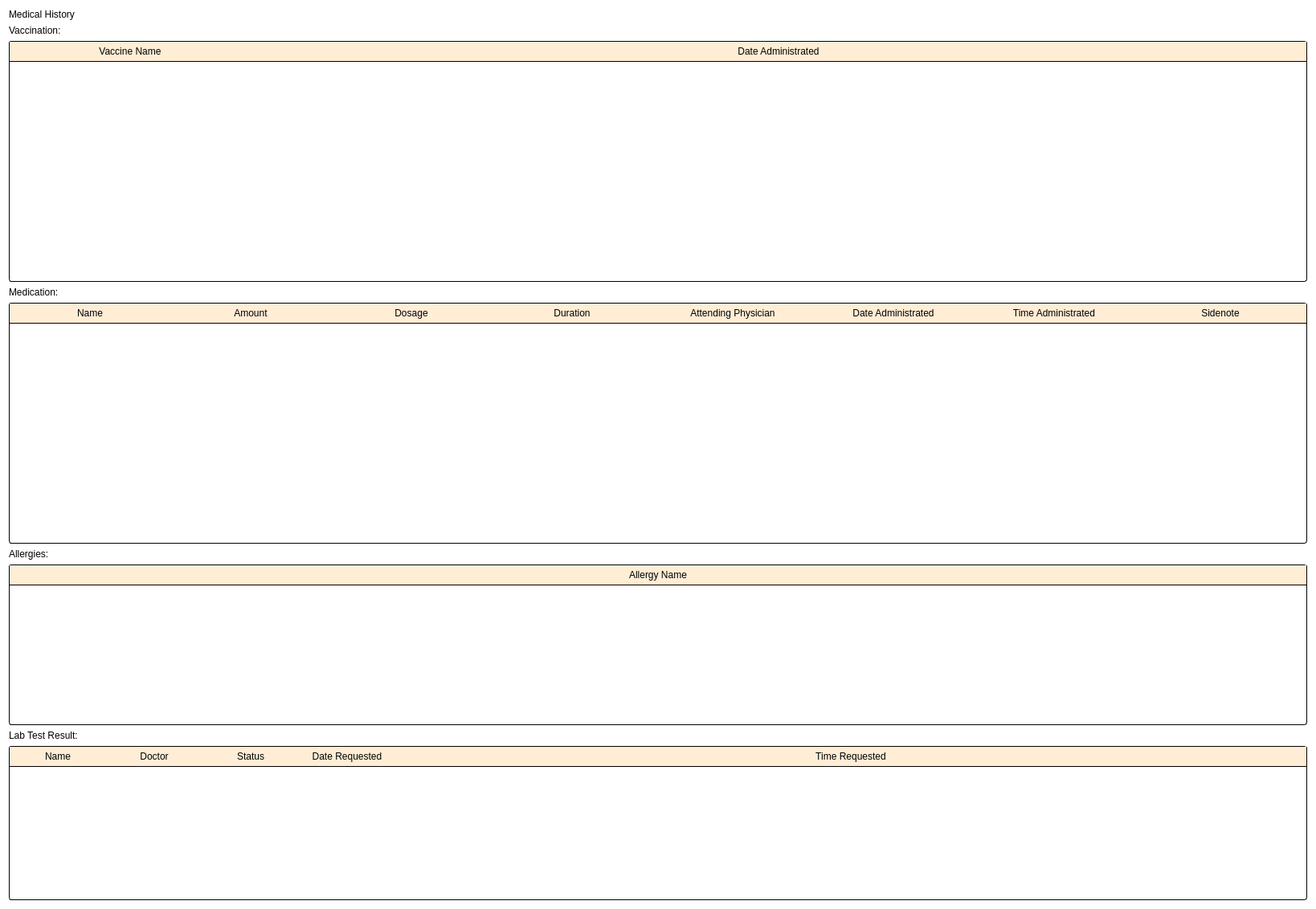
                       <widget class="QWidget" name="medical_history_widget" native="true">
                        <property name="styleSheet">
                         <string notr="true">background-color: rgb(255, 255, 255);</string>
                        </property>
                        <layout class="QVBoxLayout" name="verticalLayout_8">
                         <item>
                          <widget class="QLabel" name="label_medical_history">
                           <property name="styleSheet">
                            <string notr="true"/>
                           </property>
                           <property name="text">
                            <string>Medical History</string>
                           </property>
                          </widget>
                         </item>
                         <item>
                          <widget class="QLabel" name="label_past_treatment_3">
                           <property name="text">
                            <string>Vaccination:</string>
                           </property>
                          </widget>
                         </item>
                         <item>
                          <widget class="QTableWidget" name="vaccine_list_table_2">
                           <property name="minimumSize">
                            <size>
                             <width>0</width>
                             <height>300</height>
                            </size>
                           </property>
                           <property name="styleSheet">
                            <string notr="true">QScrollBar{
	background-color: rgb(222, 224, 224);
}
QTableWidget{
	background-color: rgb(255, 255, 255);
	border-radius: 3px;
	border: 1px solid black;
}

QHeaderView::section{
	background-color: rgb(255, 237, 213);
	border: none;
	border-bottom: 1px solid black;
	padding: 3px 5px;
}

QHeaderView::item{
	border-bottom: 1px solid black;
	background-color: rgb(255, 255, 246);
	text-align: left;
	padding-left: 3px;
}


</string>
                           </property>
                           <property name="sizeAdjustPolicy">
                            <enum>QAbstractScrollArea::AdjustToContents</enum>
                           </property>
                           <attribute name="horizontalHeaderMinimumSectionSize">
                            <number>20</number>
                           </attribute>
                           <attribute name="horizontalHeaderDefaultSectionSize">
                            <number>300</number>
                           </attribute>
                           <attribute name="horizontalHeaderStretchLastSection">
                            <bool>true</bool>
                           </attribute>
                           <attribute name="verticalHeaderVisible">
                            <bool>false</bool>
                           </attribute>
                           <attribute name="verticalHeaderStretchLastSection">
                            <bool>false</bool>
                           </attribute>
                           <column>
                            <property name="text">
                             <string>Vaccine Name</string>
                            </property>
                           </column>
                           <column>
                            <property name="text">
                             <string>Date Administrated</string>
                            </property>
                           </column>
                          </widget>
                         </item>
                         <item>
                          <widget class="QLabel" name="label_past_treatment_4">
                           <property name="text">
                            <string>Medication:</string>
                           </property>
                          </widget>
                         </item>
                         <item>
                          <widget class="QTableWidget" name="medication_list_table_2">
                           <property name="minimumSize">
                            <size>
                             <width>0</width>
                             <height>300</height>
                            </size>
                           </property>
                           <property name="styleSheet">
                            <string notr="true">QScrollBar{
	background-color: rgb(222, 224, 224);
}
QTableWidget{
	background-color: rgb(255, 255, 255);
	border-radius: 3px;
	border: 1px solid black;
}

QHeaderView::section{
	background-color: rgb(255, 237, 213);
	border: none;
	border-bottom: 1px solid black;
	padding: 3px 5px;
}

QHeaderView::item{
	border-bottom: 1px solid black;
	background-color: rgb(255, 255, 246);
	text-align: left;
	padding-left: 3px;
}


</string>
                           </property>
                           <property name="sizeAdjustPolicy">
                            <enum>QAbstractScrollArea::AdjustToContents</enum>
                           </property>
                           <property name="wordWrap">
                            <bool>false</bool>
                           </property>
                           <attribute name="horizontalHeaderDefaultSectionSize">
                            <number>200</number>
                           </attribute>
                           <attribute name="horizontalHeaderStretchLastSection">
                            <bool>true</bool>
                           </attribute>
                           <attribute name="verticalHeaderVisible">
                            <bool>false</bool>
                           </attribute>
                           <attribute name="verticalHeaderStretchLastSection">
                            <bool>false</bool>
                           </attribute>
                           <column>
                            <property name="text">
                             <string>Name</string>
                            </property>
                           </column>
                           <column>
                            <property name="text">
                             <string>Amount</string>
                            </property>
                           </column>
                           <column>
                            <property name="text">
                             <string>Dosage</string>
                            </property>
                           </column>
                           <column>
                            <property name="text">
                             <string>Duration</string>
                            </property>
                           </column>
                           <column>
                            <property name="text">
                             <string>Attending Physician</string>
                            </property>
                           </column>
                           <column>
                            <property name="text">
                             <string>Date Administrated</string>
                            </property>
                           </column>
                           <column>
                            <property name="text">
                             <string>Time Administrated</string>
                            </property>
                           </column>
                           <column>
                            <property name="text">
                             <string>Sidenote</string>
                            </property>
                           </column>
                          </widget>
                         </item>
                         <item>
                          <widget class="QLabel" name="label_allergies">
                           <property name="text">
                            <string>Allergies:</string>
                           </property>
                          </widget>
                         </item>
                         <item>
                          <widget class="QTableWidget" name="allergy_list_table_2">
                           <property name="minimumSize">
                            <size>
                             <width>0</width>
                             <height>200</height>
                            </size>
                           </property>
                           <property name="styleSheet">
                            <string notr="true">QScrollBar{
	background-color: rgb(222, 224, 224);
}
QTableWidget{
	background-color: rgb(255, 255, 255);
	border-radius: 3px;
	border: 1px solid black;
}

QHeaderView::section{
	background-color: rgb(255, 237, 213);
	border: none;
	border-bottom: 1px solid black;
	padding: 3px 5px;
}

QHeaderView::item{
	border-bottom: 1px solid black;
	background-color: rgb(255, 255, 246);
	text-align: left;
	padding-left: 3px;
}


</string>
                           </property>
                           <property name="sizeAdjustPolicy">
                            <enum>QAbstractScrollArea::AdjustToContents</enum>
                           </property>
                           <attribute name="horizontalHeaderStretchLastSection">
                            <bool>true</bool>
                           </attribute>
                           <attribute name="verticalHeaderVisible">
                            <bool>false</bool>
                           </attribute>
                           <attribute name="verticalHeaderStretchLastSection">
                            <bool>false</bool>
                           </attribute>
                           <column>
                            <property name="text">
                             <string>Allergy Name</string>
                            </property>
                           </column>
                          </widget>
                         </item>
                         <item>
                          <widget class="QLabel" name="label_past_treatment_2">
                           <property name="text">
                            <string>Lab Test Result:</string>
                           </property>
                          </widget>
                         </item>
                         <item>
                          <widget class="QTableWidget" name="lab_test_list_table_2">
                           <property name="styleSheet">
                            <string notr="true">QScrollBar{
	background-color: rgb(222, 224, 224);
}
QTableWidget{
	background-color: rgb(255, 255, 255);
	border-radius: 3px;
	border: 1px solid black;
}

QHeaderView::section{
	background-color: rgb(255, 237, 213);
	border: none;
	border-bottom: 1px solid black;
	padding: 3px 5px;
}

QHeaderView::item{
	border-bottom: 1px solid black;
	background-color: rgb(255, 255, 246);
	text-align: left;
	padding-left: 3px;
}


</string>
                           </property>
                           <attribute name="horizontalHeaderDefaultSectionSize">
                            <number>120</number>
                           </attribute>
                           <attribute name="horizontalHeaderStretchLastSection">
                            <bool>true</bool>
                           </attribute>
                           <attribute name="verticalHeaderVisible">
                            <bool>false</bool>
                           </attribute>
                           <column>
                            <property name="text">
                             <string>Name</string>
                            </property>
                           </column>
                           <column>
                            <property name="text">
                             <string>Doctor</string>
                            </property>
                           </column>
                           <column>
                            <property name="text">
                             <string>Status</string>
                            </property>
                           </column>
                           <column>
                            <property name="text">
                             <string>Date Requested</string>
                            </property>
                           </column>
                           <column>
                            <property name="text">
                             <string>Time Requested</string>
                            </property>
                           </column>
                          </widget>
                         </item>
                        </layout>
                       </widget>
